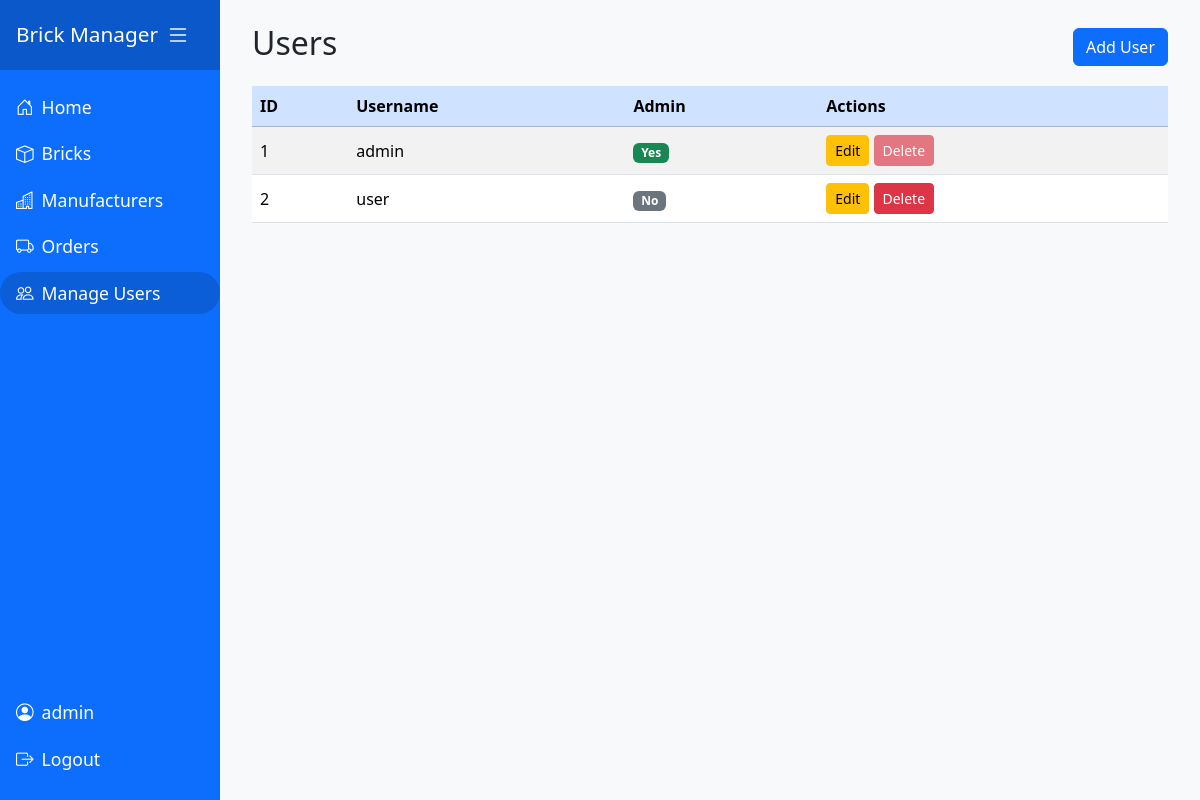
Before: /users/manage (signed in) with the older database file.
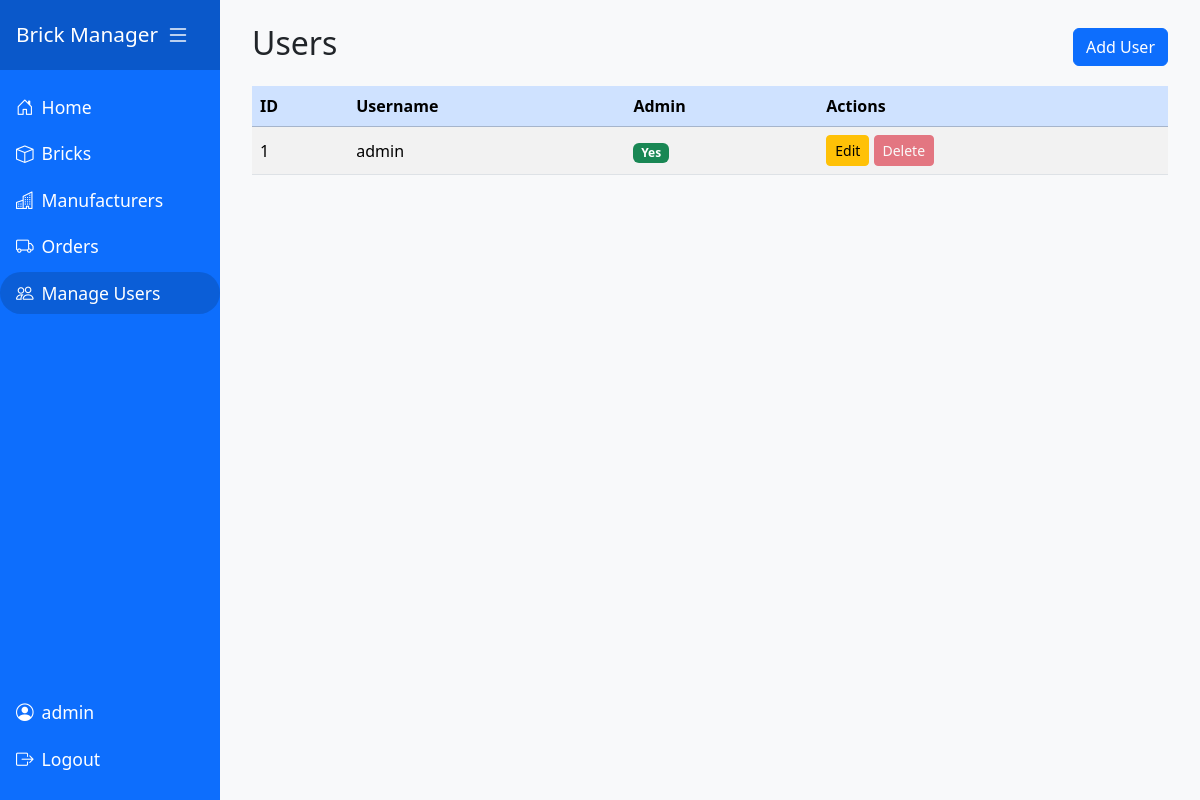
After: the same page with the newer database file.
### models.py (models this page shows)
class User(db.Model):
    id = db.Column(db.Integer, primary_key=True)
    userName = db.Column(db.String(150), nullable=False, unique=True)
    password = db.Column(db.String(150), nullable=False)
    isAdmin = db.Column(db.Boolean, default=False, nullable=False)

### manage_users.py (the view)
@manage_users_bp.route('/users/manage')
@loginRequired
@adminRequired
def users():
    all_users = UserMediator.get_all_users()
    return render_template('manage_users.html', users=all_users, current_user_id=session.get('userId'))

### app.py (called while the page is built)
@app.before_request
def require_login():
    allowedRoutes = ['users.login', 'users.register']
    endpoint = request.endpoint
    if endpoint is None:
        return  # Let Flask handle it
    if endpoint in allowedRoutes or endpoint.startswith('static'):
        return  # Allow access
    if not session.get('userId'):
        return redirect(url_for('users.login', next=request.url))

### manage_users.py (called while the page is built)
def adminRequired(f):
    @wraps(f)
    def decoratedFunction(*args, **kwargs):
        if not session.get('isAdmin'):
            flash('Admin access required.', 'danger')
            return redirect(url_for('index'))
        return f(*args, **kwargs)
    return decoratedFunction

### mediators/user_mediator.py (called while the page is built)
    @staticmethod
    def get_all_users():
        return UserDB.get_all()

### persistence/user_db.py (called while the page is built)
    @staticmethod
    def get_all():
        return User.query.all()

### users.py (called while the page is built)
def loginRequired(f):
    @wraps(f)
    def decoratedFunction(*args, **kwargs):
        if not session.get('userId'):
            flash('Please log in to access this page.', 'warning')
            return redirect(url_for('users.login', next=request.url))
        return f(*args, **kwargs)
    return decoratedFunction

### templates/manage_users.html (shortened to what this page needs)
{% extends 'base.html' %}
{% block content %}
<div class="d-flex justify-content-between align-items-center mb-3">
    <h2>Users</h2>
    <a href="{{ url_for('manage_users.add_user') }}" class="btn btn-primary">Add User</a>
</div>
<div class="table-responsive">
    <table class="table table-striped table-hover align-middle">
        <thead class="table-primary">
            <tr>
                <th>ID</th>
                <th>Username</th>
                <th>Admin</th>
                <th>Actions</th>
            </tr>
        </thead>
        <tbody>
        {% for user in users %}
            <tr>
                <td>{{ user.id }}</td>
                <td>{{ user.userName }}</td>
                <td>{% if user.isAdmin %}<span class="badge bg-success">Yes</span>{% else %}<span class="badge bg-secondary">No</span>{% endif %}</td>
                <td>
                    <a href="{{ url_for('manage_users.edit_user', id=user.id) }}" class="btn btn-sm btn-warning">Edit</a>
                    {% if user.id != current_user_id %}
                    <form action="{{ url_for('manage_users.delete_user', id=user.id) }}" method="POST" style="display:inline;">
                        <button type="submit" class="btn btn-sm btn-danger" onclick="return confirm('Are you sure you want to delete this user?');">Delete</button>
                    </form>
                    {% else %}
                    <button class="btn btn-sm btn-danger" disabled>Delete</button>
                    {% endif %}
                </td>
            </tr>
        {% endfor %}
        </tbody>
    </table>
</div>
{% endblock %}

### templates/base.html (shortened to what this page needs)
<!DOCTYPE html>
<html lang="en">
<head>
    <link href="https://cdn.jsdelivr.net/npm/bootstrap@5.3.2/dist/css/bootstrap.min.css" rel="stylesheet">
    <link rel="stylesheet" href="{{ url_for('static', filename='css/sidebar.css') }}">
    <link rel="stylesheet" href="{{ url_for('static', filename='css/flash.css') }}">
</head>
<body>
    <div class="d-flex">
        <nav id="sidebar" class="sidebar d-flex flex-column">
            <div>
                <div class="sidebar-header d-flex align-items-center justify-content-between">
                    <span>Brick Manager</span>
                    <button class="sidebar-toggler" id="sidebarCollapse" aria-label="Toggle sidebar">
                        <i class="bi bi-list"></i>
                    </button>
                </div>
                <ul class="nav flex-column mt-3">
                    <li class="nav-item">
                        <a class="nav-link {% if request.endpoint == 'index' %}active{% endif %}" href="{{ url_for('index') }}">
                            <i class="bi bi-house-door rounded-pill"></i> <span>Home</span>
                        </a>
                    </li>
                    <li class="nav-item">
                        <a class="nav-link {% if request.endpoint == 'bricks.bricks' %}active{% endif %}" href="{{ url_for('bricks.bricks') }}">
                            <i class="bi bi-box rounded-pill"></i> <span>Bricks</span>
                        </a>
                    </li>
                    <li class="nav-item">
                        <a class="nav-link {% if request.endpoint == 'manufacturers.manufacturers' %}active{% endif %}" href="{{ url_for('manufacturers.manufacturers') }}">
                            <i class="bi bi-buildings"></i> <span>Manufacturers</span>
                        </a>
                    </li>
                    <li class="nav-item">
                        <a class="nav-link" href="{{ url_for('orders.orders') }}">
                            <i class="bi bi-truck"></i> Orders
                        </a>
                    </li>
                    {% if session.get('isAdmin') %}
                    <li class="nav-item">
                        <a class="nav-link {% if request.endpoint == 'manage_users.users' %}active{% endif %}" href="{{ url_for('manage_users.users') }}">
                            <i class="bi bi-people"></i> <span>Manage Users</span>
                        </a>
                    </li>
                    {% endif %}
                </ul>
            </div>
            <div class="mt-auto mb-3">
                {% if session.get('userName') %}
                <ul class="nav flex-column">
                    <li class="nav-item">
                        <span class="nav-link disabled">
                            <i class="bi bi-person-circle rounded-pill"></i> <span>{{ session['userName'] }}</span>
                        </span>
                    </li>
                    <li class="nav-item">
                        <a class="nav-link" href="{{ url_for('users.logout') }}">
                            <i class="bi bi-box-arrow-right rounded-pill"></i> <span>Logout</span>
                        </a>
                    </li>
                </ul>
                {% endif %}
            </div>
        </nav>
        <div id="content" class="content-area flex-grow-1">
                {% set messages = get_flashed_messages(with_categories=true) %}
            <div class="container mt-4 content-inner">
                {% block content %}{% endblock %}
            </div>
        </div>
    </div>
    <link rel="stylesheet" href="https://cdn.jsdelivr.net/npm/bootstrap-icons@1.11.3/font/bootstrap-icons.css">
</body>
</html>

### static/css/sidebar.css (style rules this page uses)
body { min-height: 100vh; background: #f8f9fa; }
.sidebar { min-width: 220px; max-width: 220px; min-height: 100vh; background: #0d6efd; color: #fff; transition: all 0.3s; }
.sidebar .nav-link { color: #fff; font-size: 1.1rem; border-radius: 2rem; margin-bottom: 0.25rem; transition: background 0.2s, color 0.2s; display: flex; align-items: center; gap: 0.5rem; }
.sidebar .nav-link.active, .sidebar .nav-link:hover { background: #0b5ed7; color: #fff; }
.sidebar .sidebar-header { font-size: 1.3rem; padding: 1rem; text-align: center; background: #0a58ca; }
.sidebar-toggler { background: none; border: none; color: #fff; font-size: 1.5rem; margin-right: 0.5rem; }
.content-area { margin-left: 0px; min-height: 100vh; display: flex; transition: margin-left 0.3s; }
.content-inner { width: 100%; margin: 20px; max-width: none; }

Changed rows visible on the page:
removed User: id "2", userName "user", isAdmin "No"
